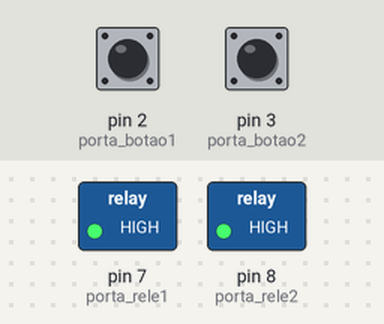
This sketch was run on a simulated Arduino Uno, built with avr-gcc and run on an emulated ATmega328P. Parts: switched loads named in the sketch (green lamp = pin HIGH). The test bench sets the inputs (shaded band); at power-on: pin 2 (porta_botao1) LOW, pin 3 (porta_botao2) LOW.

Above: at 1.2 s.
1.3 s: pin 2 (porta_botao1) pulled HIGH for 0.15 s
At 2.3 s:
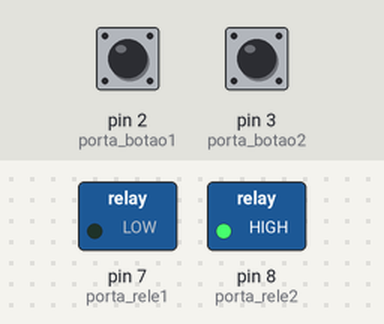
3.0 s: pin 3 (porta_botao2) pulled HIGH for 0.15 s
At 3.6 s:
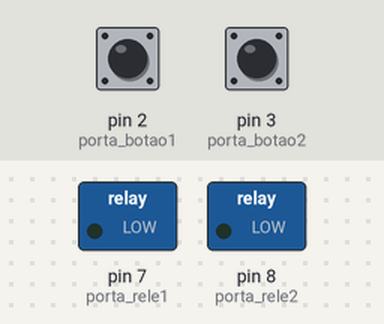
4.7 s: pin 2 (porta_botao1) pulled HIGH for 1 s
At 6.7 s:
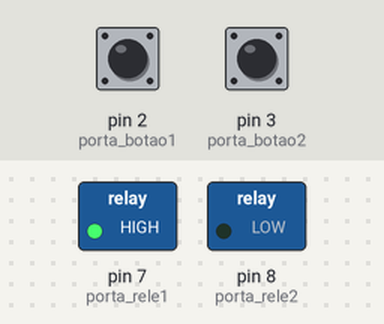
7.2 s: pin 2 (porta_botao1) pulled HIGH for 3.2 s
At 11.5 s:
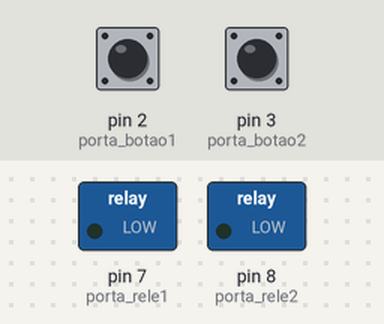
11.9 s: pin 3 (porta_botao2) pulled HIGH for 1 s
At 13.4 s:
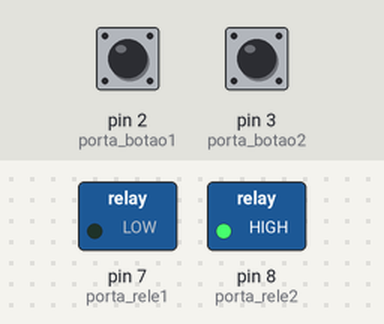
Timing chart, 0 to 14.9 s (numbered marks = the images above; inputs shaded):
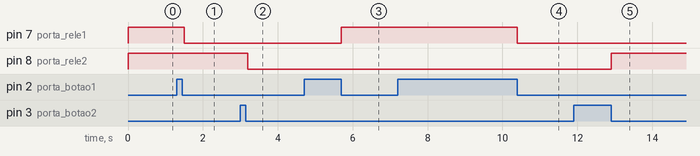

The sketch:

Rele-com-botoes.ino
```cpp
//Programa : Teste Módulo Rele Arduino - Botoes


//Porta ligada ao pino IN1 do modulo
int porta_rele1 = 7;
//Porta ligada ao pino IN2 do modulo
int porta_rele2 = 8;
//Porta ligada ao botao 1
int porta_botao1 = 2;
//Porta ligada ao botao 2
int porta_botao2 = 3;

//Armazena o estado do rele - 0 (LOW) ou 1 (HIGH)
int estadorele1 = 1;
int estadorele2 = 1;
//Armazena o valor lido dos botoes
int leitura1 = 0;
int leitura2 = 0;
void setup()
{
  //Define pinos para o rele como saida
  pinMode(porta_rele1, OUTPUT);
  pinMode(porta_rele2, OUTPUT);
  //Define pinos dos botoes como entrada
  pinMode(porta_botao1, INPUT);
  pinMode(porta_botao2, INPUT);
  //Estado inicial dos reles - desligados
  digitalWrite(porta_rele1, HIGH);
  digitalWrite(porta_rele2, HIGH);
}

void loop()
{
  //Verifica o acionamento do botao 1
  leitura1 = digitalRead(porta_botao1);
  if (leitura1 != 0)
  {
    while(digitalRead(porta_botao1) != 0)
    {
      delay(100);
    }
    //Inverte o estado da porta
    estadorele1 = !estadorele1;
    //Comandos para o rele 1
    digitalWrite(porta_rele1, estadorele1);
  }

  //Verifica o acionamento do botao 2
  leitura2 = digitalRead(porta_botao2);
  if (leitura2 != 0)
  {
    while(digitalRead(porta_botao2) != 0)
    {
      delay(100);
    }
    //Inverte o estado da porta
    estadorele2 = !estadorele2;
    //Comandos para o rele 2
    digitalWrite(porta_rele2, estadorele2);
  }
}
```

Measured:
- after the input at 1.3 s, pin 7 (porta_rele1): HIGH → LOW after 0.20 s
- after the input at 3.0 s, pin 8 (porta_rele2): HIGH → LOW after 0.20 s
- after the input at 4.7 s, pin 7 (porta_rele1): LOW → HIGH after 1.0 s
- after the input at 7.2 s, pin 7 (porta_rele1): HIGH → LOW after 3.2 s
- after the input at 11.9 s, pin 8 (porta_rele2): LOW → HIGH after 1.0 s
